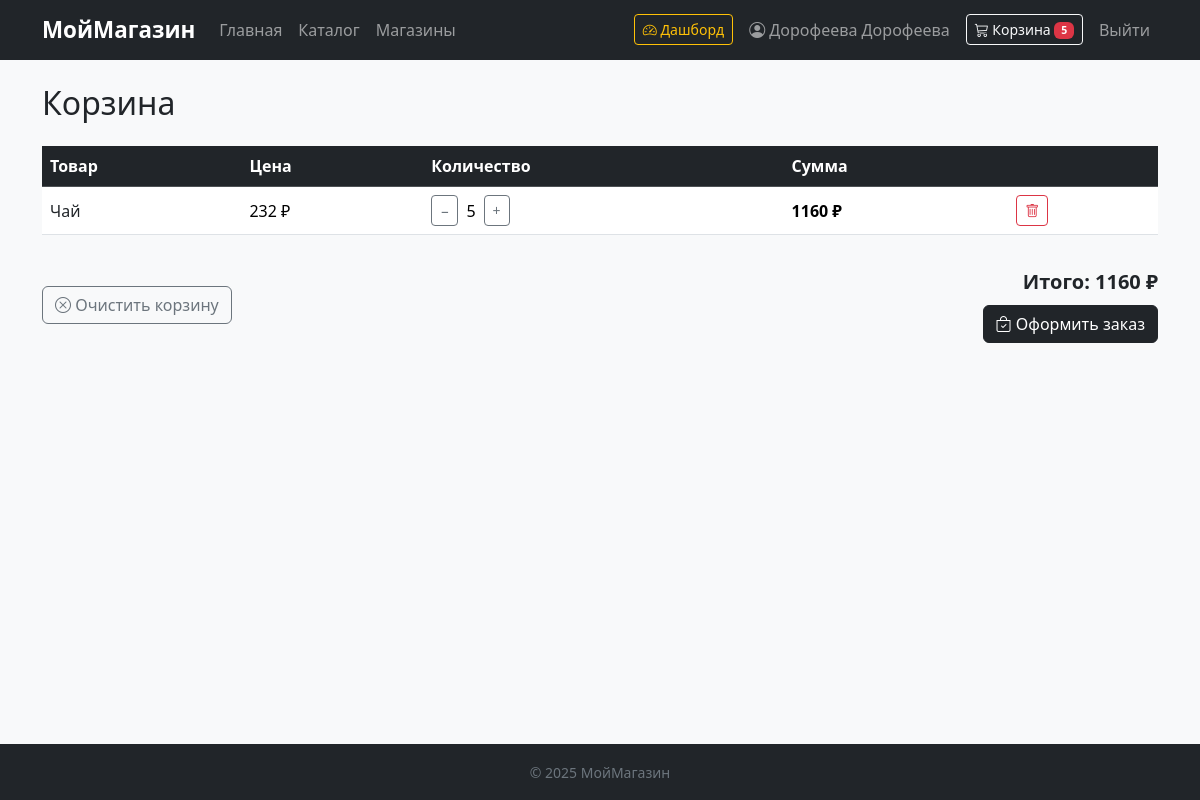
Page /cart (signed in) on the committed database.
### data/users.py (models this page shows, shortened)
class User(SqlAlchemyBase, UserMixin):
    __tablename__ = 'users'
    id = Column(Integer, primary_key=True, autoincrement=True)
    name = Column(String, nullable=True)
    email = Column(String, index=True, unique=True, nullable=True)
    hashed_password = Column(String, nullable=True)
    role = Column(Enum("admin", "user", "manager", "warehouse", "support", "courier", name="user_roles"), nullable=True)
    created_date = Column(DateTime, default=datetime.datetime.now)

### data/product.py (models this page shows)
class Products(SqlAlchemyBase, UserMixin):
    __tablename__ = 'products'
    id = Column(Integer, primary_key=True, autoincrement=True)
    name = Column(String, nullable=True, unique=True)
    price = Column(Integer, nullable=True)
    quantity = Column(Integer, nullable=True)
    description = Column(Text, nullable=True)
    category = Column(String, nullable=True)
    created_date = Column(DateTime, default=datetime.datetime.now)

### app.py (the view)
@app.route('/cart')
@login_required
def cart():
    with session_scope() as db_sess:
        items = db_sess.query(Cart).filter_by(user_id=current_user.id).all()
        result = []
        total = 0
        for item in items:
            product = db_sess.get(Products, item.product_id)
            subtotal = product.price * item.quantity
            result.append({'product': product, 'qty': item.quantity, 'subtotal': subtotal})
            total += subtotal
        return render_template('cart.html', items=result, total=total)

### app.py (called while the page is built)
@contextmanager
def session_scope():
    db_sess = db_session.create_session()
    try:
        yield db_sess
    finally:
        db_sess.close()

def cart_count():
    if not current_user.is_authenticated:
        return 0
    with session_scope() as db_sess:
        items = db_sess.query(Cart).filter(Cart.user_id == current_user.id).all()
        return sum(item.quantity for item in items)

@app.context_processor
def inject_cart_count():
    return dict(cart_count=cart_count())

@login_manager.user_loader
def load_user(user_id):
    with session_scope() as db_sess:
        return db_sess.get(User, user_id)

### data/db_session.py (called while the page is built)
def create_session() -> Session:
    global __factory
    return __factory()

### templates/cart.html (shortened to what this page needs)
{% extends 'base.html' %}
{% block content %}
<h2 class="mb-4">Корзина</h2>
{% if items %}
<div class="table-responsive">
    <table class="table align-middle">
        <thead class="table-dark">
            <tr>
                <th>Товар</th>
                <th>Цена</th>
                <th>Количество</th>
                <th>Сумма</th>
                <th></th>
            </tr>
        </thead>
        <tbody>
            {% for item in items %}
            <tr>
                <td>
                    <a href="{{ url_for('product', product_id=item.product.id) }}" class="text-decoration-none text-dark">
                        {{ item.product.name }}
                    </a>
                </td>
                <td>{{ item.product.price }} ₽</td>
                <td>
                    <div class="d-flex align-items-center gap-2">
                        <button class="btn btn-sm btn-outline-secondary qty-btn"
                                data-product-id="{{ item.product.id }}" data-delta="-1">−</button>
                        <span class="qty-value" data-product-id="{{ item.product.id }}">{{ item.qty }}</span>
                        <button class="btn btn-sm btn-outline-secondary qty-btn"
                                data-product-id="{{ item.product.id }}" data-delta="1">+</button>
                    </div>
                </td>
                <td class="fw-bold subtotal-value" data-product-id="{{ item.product.id }}">{{ item.subtotal }} ₽</td>
                <td>
                    <form method="post" action="{{ url_for('cart_remove', product_id=item.product.id) }}">
                        <button type="submit" class="btn btn-sm btn-outline-danger">
                            <i class="bi bi-trash"></i>
                        </button>
                    </form>
                </td>
            </tr>
            {% endfor %}
        </tbody>
    </table>
</div>
<div class="d-flex justify-content-between align-items-center mt-3">
    <form method="post" action="{{ url_for('cart_clear') }}">
        <button type="submit" class="btn btn-outline-secondary">
            <i class="bi bi-x-circle"></i> Очистить корзину
        </button>
    </form>
    <div class="text-end">
        <p class="fs-5 fw-bold mb-2">Итого: <span id="cart-total">{{ total }}</span> ₽</p>
        <a href="{{ url_for('checkout') }}" class="btn btn-dark">
            <i class="bi bi-bag-check"></i> Оформить заказ
        </a>
    </div>
</div>
{% else %}
<div class="text-center py-5 text-muted">
    <i class="bi bi-cart-x fs-1"></i>
    <p class="mt-2">Корзина пуста.</p>
    <a href="{{ url_for('catalog') }}" class="btn btn-dark mt-2">Перейти в каталог</a>
</div>
{% endif %}
{% endblock %}

### templates/base.html (shortened to what this page needs)
<!DOCTYPE html>
<html lang="ru">
<head>
    <link href="https://cdn.jsdelivr.net/npm/bootstrap@5.3.3/dist/css/bootstrap.min.css" rel="stylesheet">
    <link href="https://cdn.jsdelivr.net/npm/bootstrap-icons@1.11.3/font/bootstrap-icons.css" rel="stylesheet">
</head>
<body class="bg-light">
<nav class="navbar navbar-expand-lg navbar-dark bg-dark">
    <div class="container">
        <a class="navbar-brand" href="{{ url_for('index') }}">МойМагазин</a>
        <div class="collapse navbar-collapse" id="navMenu">
            <ul class="navbar-nav me-auto">
                <li class="nav-item"><a class="nav-link" href="{{ url_for('index') }}">Главная</a></li>
                <li class="nav-item"><a class="nav-link" href="{{ url_for('catalog') }}">Каталог</a></li>
                <li class="nav-item"><a class="nav-link" href="{{ url_for('stores') }}">Магазины</a></li>
            </ul>
            <ul class="navbar-nav align-items-center gap-2">
                {% if current_user.is_authenticated %}
                    {% if current_user.role in ["admin", "manager", "warehouse", "support", "courier"] %}
                    <li class="nav-item">
                        <a class="btn btn-sm btn-outline-warning" href="{{ url_for('dashboard') }}">
                            <i class="bi bi-speedometer2"></i> Дашборд
                        </a>
                    </li>
                    {% endif %}
                    <li class="nav-item">
                        <a class="nav-link" href="{{ url_for('account') }}">
                            <i class="bi bi-person-circle"></i> {{ current_user.name }}
                        </a>
                    </li>
                    <li class="nav-item">
                        <a class="btn btn-sm btn-outline-light" href="{{ url_for('cart') }}">
                            <i class="bi bi-cart3"></i> Корзина
                            {% if cart_count > 0 %}
                            <span class="badge bg-danger">{{ cart_count }}</span>
                            {% endif %}
                        </a>
                    </li>
                    <li class="nav-item">
                        <a class="nav-link" href="{{ url_for('logout') }}">Выйти</a>
                    </li>
                {% else %}
                    <li class="nav-item"><a class="nav-link" href="{{ url_for('login') }}">Войти</a></li>
                    <li class="nav-item">
                        <a class="btn btn-sm btn-outline-light" href="{{ url_for('register') }}">Регистрация</a>
                    </li>
                {% endif %}
            </ul>
        </div>
    </div>
</nav>
<main class="container my-4">
    {% block content %}{% endblock %}
</main>
<footer class="bg-dark text-secondary text-center py-3 mt-5">
    <small>&copy; 2025 МойМагазин</small>
</footer>
</body>
</html>

### templates/base.html (style rules this page uses)
.navbar-brand { font-weight: 700; font-size: 1.4rem; }
html, body { height: 100%; }
body { display: flex; flex-direction: column; min-height: 100vh; }
main { flex: 1 0 auto; }
footer { flex-shrink: 0; }

### rows in the picture
User: name "Дорофеева Дорофеева"
Products: product.name "Чай", product.price "232"

### other values in the picture
{{ cart_count }} "5"
{{ item.qty }} "5"
{{ item.subtotal }} "1160"
{{ total }} "1160"
